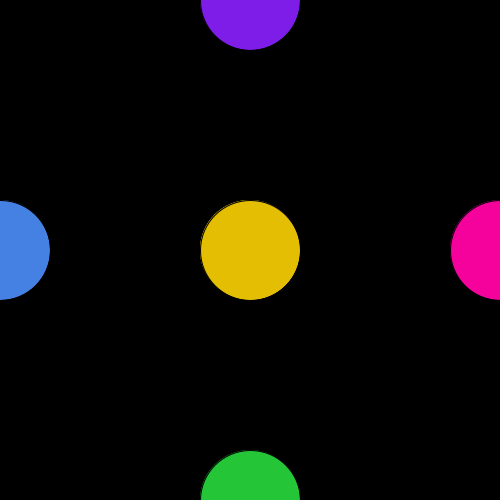
Frame 1 (no input)
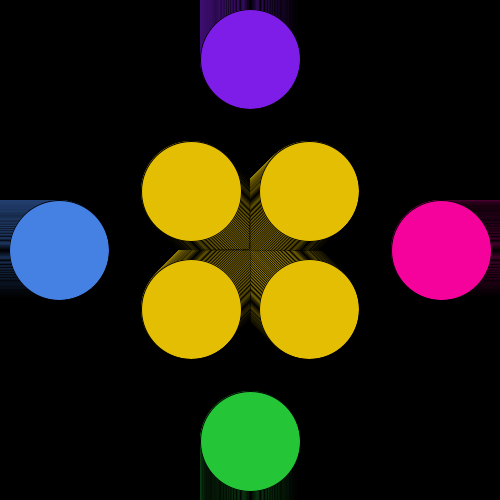
Frame 60 (the mouse pressed at the canvas centre just before this capture)
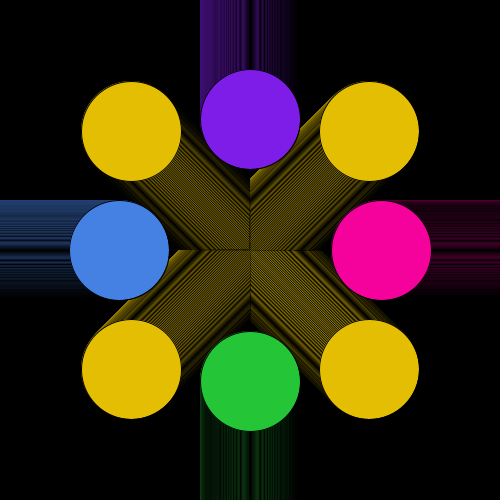
Frame 120 (the mouse held since frame 60 and released just before this capture)

The Processing sketch that drew these frames (run headless with seeded random() and noise(); from frame 60 on, the mouse is pressed at the canvas centre):

// Processing sketch: movement_practice
// ── movement_practice.pde


int x = 0;
int y = 0;
int xy = 0;


void setup() {
  size(500, 500);
  background(0);
}

void draw() {

  //background(0); 
  fill(#4580E3);
  circle(0+x, height/2, 100);
  fill(#7E1CE8);
  circle(width/2, 0+y, 100);
  fill(#F5029C);
  circle(500-x, height/2, 100);
  fill(#24C638);
  circle(width/2, 500-y, 100);
  fill(#E3BE02);
  circle(width/2+xy, height/2+xy, 100);
  circle(width/2-xy, height/2-xy, 100);
  circle(width/2-xy, height/2+xy, 100);
  circle(width/2+xy, height/2-xy, 100);
  x=x+1;
  y=y+1;
  xy=xy+1;



    if (x==500) {
    x = 0;
    background(0);
  }
  if (y==500) {
    y = 0;
  }
  if (xy==250) {
    xy = 0;
    
  }
}
